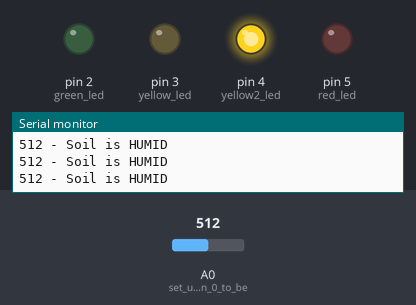
A sketch run on a simulated Arduino Uno, built with avr-gcc and run on an emulated ATmega328P. Parts: output pins drawn as LEDs (lit = HIGH), the last lines printed to the serial monitor. The test bench sets the inputs (shaded band); at power-on: A0 (set_up_analog_pin_0_to_be) = 512.

Above: at 1.2 s.
1.3 s: A0 (set_up_analog_pin_0_to_be) set to 489
At 2.5 s:
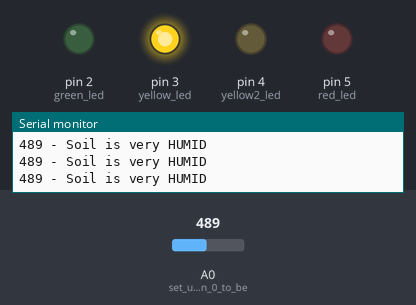
2.8 s: A0 (set_up_analog_pin_0_to_be) set to 314
4.3 s: A0 (set_up_analog_pin_0_to_be) set to 292
At 4.7 s:
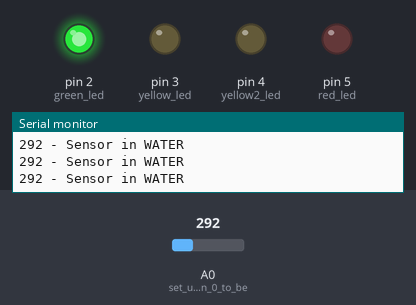
5.8 s: A0 (set_up_analog_pin_0_to_be) set to 760
At 6.4 s:
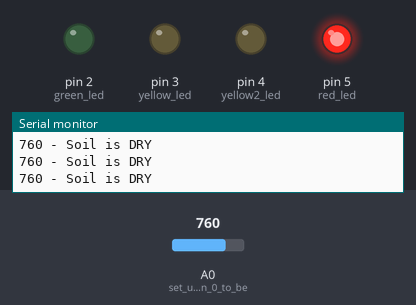
7.3 s: A0 (set_up_analog_pin_0_to_be) set to 738
At 7.9 s:
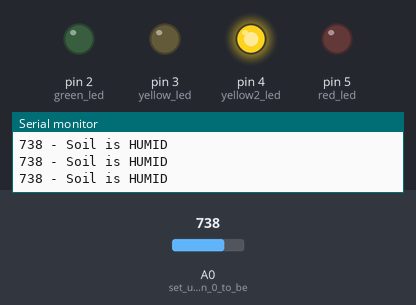
Timing chart, 0 to 9.8 s (numbered marks = the images above; inputs shaded):
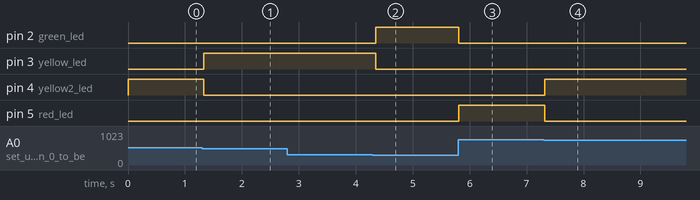

Measured:
- the behaviour switches between 500 and 499 on A0 (set_up_analog_pin_0_to_be) (found by bisection; images 0 and 1)
- the behaviour switches between 300 and 299 on A0 (set_up_analog_pin_0_to_be) (found by bisection; images 1 and 2)
- the behaviour switches between 750 and 749 on A0 (set_up_analog_pin_0_to_be) (found by bisection; images 3 and 4)
- after the input at 1.3 s, pin 3 (yellow_led): LOW → HIGH at once; pin 4 (yellow2_led): HIGH → LOW at once
- after the input at 4.3 s, pin 2 (green_led): LOW → HIGH after 0.05 s; pin 3 (yellow_led): HIGH → LOW after 0.05 s
- after the input at 5.8 s, pin 2 (green_led): HIGH → LOW at once; pin 5 (red_led): LOW → HIGH at once
- after the input at 7.3 s, pin 4 (yellow2_led): LOW → HIGH at once; pin 5 (red_led): HIGH → LOW at once

The sketch:

moistureSensor.ino
```cpp
/* Connection pins:
Arduino     Soil Moisture Sensor YL-69
  A0             Analog A0
  5V               VCC
  GND              GND
*/

void setup()
{
  Serial.begin(9600);
  pinMode(A0, INPUT); //set up analog pin 0 to be input
  pinMode(2, OUTPUT); // green led
  pinMode(3, OUTPUT); // yellow led
  pinMode(4, OUTPUT); // yellow2 led
  pinMode(5, OUTPUT); // red led
}

void loop()
{
  int moist = analogRead(A0); //take a sample
  Serial.print(moist); Serial.print(" - ");

  if(moist >= 1000) {
   Serial.println("Sensor is not in the Soil or DISCONNECTED");
   digitalWrite(2, LOW);
   digitalWrite(3, LOW);
   digitalWrite(4, LOW);
   digitalWrite(5, HIGH);//red led gives assumpstion something is wrong
  }
  if(moist < 1000 && moist >= 750) {
   Serial.println("Soil is DRY");
   digitalWrite(2, LOW);
   digitalWrite(3, LOW);
   digitalWrite(4, LOW);
   digitalWrite(5, HIGH);
  }
  if(moist < 750 && moist >= 500) {
   Serial.println("Soil is HUMID");
   digitalWrite(2, LOW);
   digitalWrite(3, LOW);
   digitalWrite(4, HIGH);//yellow lights start to turn on to in indicate something good is happening
   digitalWrite(5, LOW);
  }
  if(moist < 500 && moist >= 300) {
   Serial.println("Soil is very HUMID");
   digitalWrite(2, LOW);
   digitalWrite(3, HIGH);
   digitalWrite(4, LOW);
   digitalWrite(5, LOW);
  }
  if(moist < 300) {
   Serial.println("Sensor in WATER");
   digitalWrite(2, HIGH);//the soil is wet, puzzle is completed
   digitalWrite(3, LOW);
   digitalWrite(4, LOW);
   digitalWrite(5, LOW);
  }
  delay(60);
}
```
